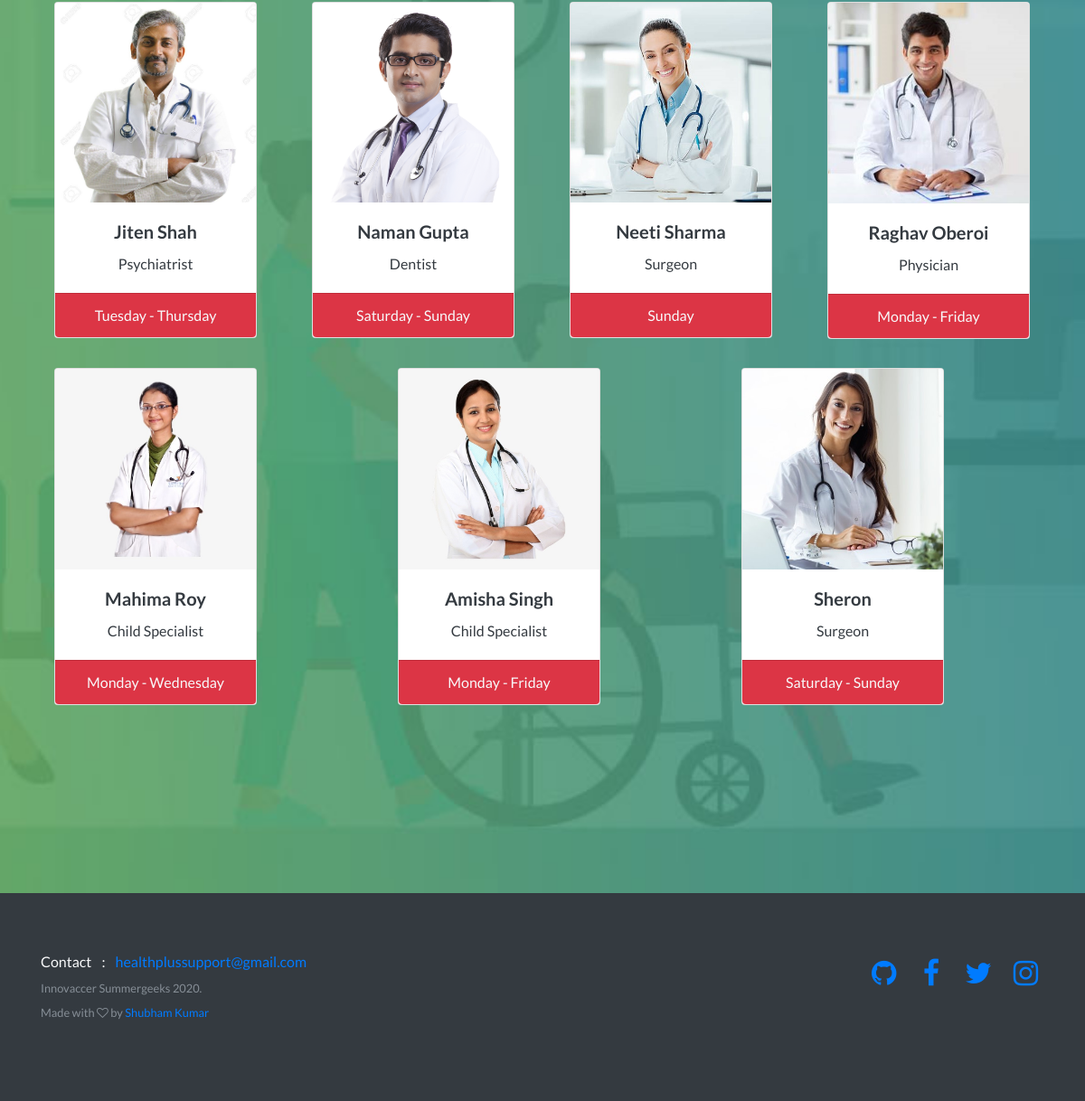
The app's page /doctors/ (lower part), older data.
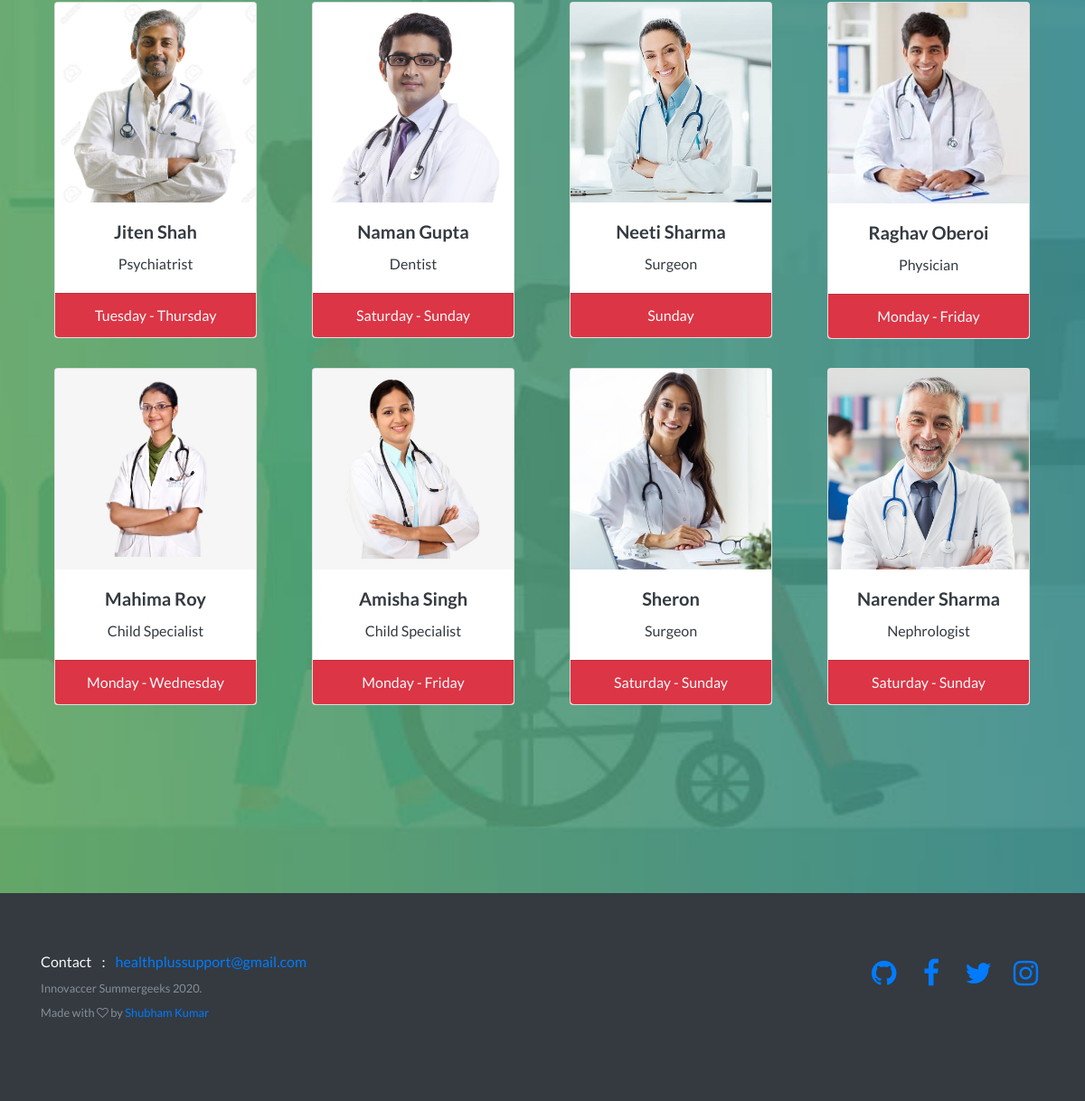
The same page, newer data.
### accounts/models.py (models this page shows, shortened)
class Host(models.Model):
    id = models.AutoField
    host_name = models.CharField(max_length=50)
    host_email = models.EmailField(blank=True, null=True)
    host_phone = models.IntegerField(max_length=10)
    host_image = models.ImageField(upload_to='img/doctors')
    host_desc = models.CharField(max_length=50)
    address = models.CharField(max_length=100,default="HealthPlus, Rohini-22, New Delhi")
    status = models.BooleanField(default=True)
    available = models.CharField(max_length=50,default='')
    current_meeting_id = models.IntegerField(blank=True, null=True)

### visitor_management/views.py (the view)
# urls.py: path('doctors/', views.doctors, name = 'doctors')
def doctors(request):
    hosts = Host.objects.all()
    parameters = {'hosts':hosts}
    return render(request,'doctors.html',parameters)

### accounts/templates/doctors.html (shortened to what this page needs)
{% extends 'base.html' %}
{% load static from staticfiles %}
{% block header %}
<header class="masthead text-white text-center" style="background:url('{% static '/img/bg-2.jpg' %}')no-repeat center center fixed;background-size:cover;">
    <div class="container">
            <div class="row">
                    {% for p in hosts %}
                        <div class="col">
                        <div class="col mx-auto my-3">
                                    <div class="card text-dark" style="width: 14rem;">
                                            <img src="/media/{{ p.host_image }}" class="card-img-top" alt="...">
                                            <div class="card-body">
                                              <h5 class="card-title">{{ p.host_name }}</h5>
                                              <p class="card-text">{{ p.host_desc }}</p>
                                            </div>
                                            <ul class="list-group list-group-flush">
                                              <li class="list-group-item bg-danger text-light">{{ p.available }}</li>
                                            </ul>
                                          </div>
                            </div>
                        </div>
                        {% endfor %}
                        </div>
                </div>
</header>
{% endblock %}
{% block footer %}
<footer class="footer bg-dark">
        <div class="container">
            <div class="row">
                <div class="col-lg-6 my-auto h-100 text-center text-lg-left">
                    <ul class="list-inline mb-2">
                        <li class="list-inline-item text-light">Contact</li>
                        <li class="list-inline-item text-light"><span>:</span></li>
                        <li class="list-inline-item text-primary">healthplussupport@gmail.com</li>
                    </ul>
                    <p class="text-muted small mb-4 mb-lg-0">Innovaccer Summergeeks 2020.</p>
                </div>
                <div class="col-lg-6 my-auto h-100 text-center text-lg-right">
                    <ul class="list-inline mb-0">
                        <li class="list-inline-item"><a href="https://github.com/shubhamkumar27"><i class="fa fa-github fa-2x fa-fw"></i></a></li>
                        <li class="list-inline-item"><a href="#"><i class="fa fa-facebook fa-2x fa-fw"></i></a></li>
                        <li class="list-inline-item"><a href="#"><i class="fa fa-twitter fa-2x fa-fw"></i></a></li>
                        <li class="list-inline-item"><a href="#"><i class="fa fa-instagram fa-2x fa-fw"></i></a></li>
                    </ul>
                </div>
            </div>
            <div class="row footer-bottom d-flex justify-content-between my-2">
                    <p class="col-lg-8 col-sm-12 text-muted small">
                    Made with <i class="fa fa-heart-o" aria-hidden="true"></i> by <a href="https://github.com/shubhamkumar27" target="_blank">Shubham Kumar</a></p>
        </div>
        </div>
    </footer>
{% endblock %}

### accounts/templates/base.html (shortened to what this page needs)
{% load static from staticfiles %}
<!DOCTYPE html>
<html>
  <head>
    <link
      rel="stylesheet"
      href="{% static 'bootstrap/css/bootstrap.min.css'%}"
    />
    <link
      rel="stylesheet"
      href="https://cdnjs.cloudflare.com/ajax/libs/font-awesome/4.7.0/css/font-awesome.min.css"
    />
    <link
      rel="stylesheet"
      href="https://cdnjs.cloudflare.com/ajax/libs/simple-line-icons/2.4.1/css/simple-line-icons.min.css"
    />
    <link
      rel="stylesheet"
      href="https://cdnjs.cloudflare.com/ajax/libs/animate.css/3.5.2/animate.min.css"
    />
  </head>
  <body>
    {% block header %} {% endblock %}
    {% block footer %}{% endblock %}
  </body>
</html>

Row changes from the older to the newer data that the page shows:
added Host: host_image (picture), host_name "Narender Sharma", host_desc "Nephrologist", available "Saturday - Sunday"
